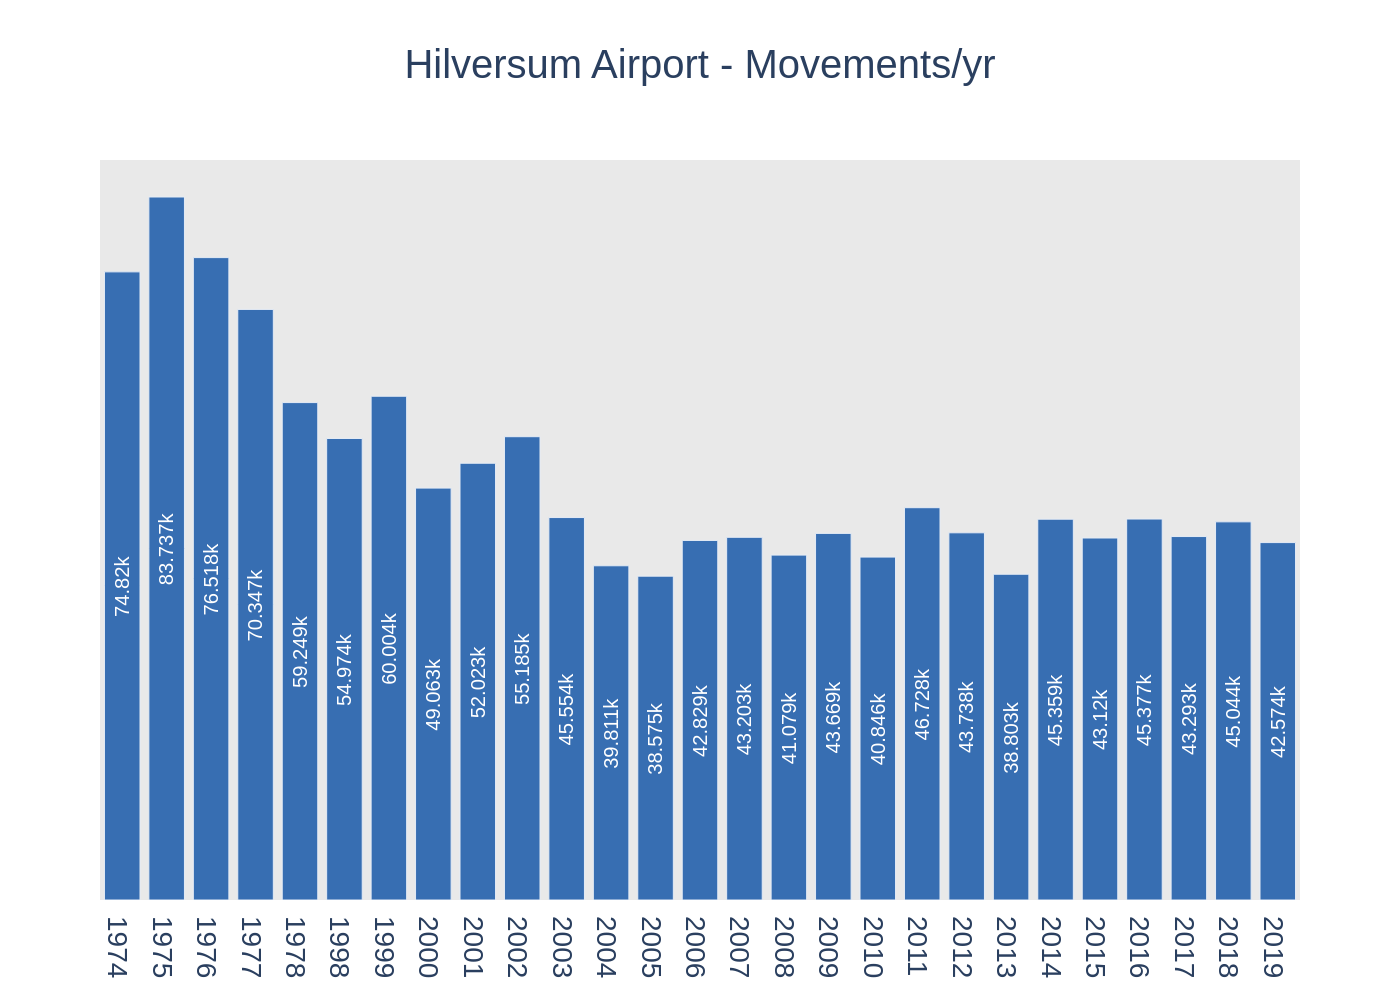

Recreate this plot in Python.
import sys
import json
import os
import plotly.graph_objects as go

# Check if the path to the JSON file is provided as a command-line argument
if len(sys.argv) != 2:
    print("Usage: python generate_chart.py <path_to_json_file>")
    sys.exit(1)

json_path = sys.argv[1]

# Check if the JSON file exists
if not os.path.exists(json_path):
    print(f"Error: JSON file not found at '{json_path}'")
    sys.exit(1)

# Read and parse the JSON file
try:
    with open(json_path, 'r', encoding='utf-8') as f:
        chart_data = json.load(f)
except json.JSONDecodeError:
    print(f"Error: Invalid JSON format in '{json_path}'")
    sys.exit(1)
except Exception as e:
    print(f"An error occurred while reading the file: {e}")
    sys.exit(1)

# Extract data for plotting
data = chart_data.get('chart_data', [])
texts = chart_data.get('texts', {})
colors = chart_data.get('colors', [])

# Prepare data for the bar chart
categories = [item['category'] for item in data]
values = [item['values'][0] for item in data]

# Create the figure
fig = go.Figure()

# Add the bar trace
fig.add_trace(go.Bar(
    x=categories,
    y=values,
    text=values,
    textposition='inside',
    texttemplate='%{y}',
    textangle=-90,
    textfont=dict(
        family="Arial",
        size=12,
        color="white"
    ),
    marker_color=colors[0] if colors else '#376EB2',
    insidetextanchor='middle'
))

# Update layout
fig.update_layout(
    title_text=texts.get('title', ''),
    title_x=0.5,
    title_y=0.95,
    title_xanchor='center',
    title_yanchor='top',
    font=dict(
        family="Arial",
        size=14
    ),
    xaxis=dict(
        title_text=texts.get('x_axis_title'),
        showgrid=False,
        zeroline=False,
        type='category' # Ensure categories are treated as discrete items
    ),
    yaxis=dict(
        title_text=texts.get('y_axis_title'),
        showgrid=False,
        zeroline=False,
        showticklabels=False,
        showline=False
    ),
    plot_bgcolor='#E9E9E9',
    paper_bgcolor='white',
    showlegend=False,
    margin=dict(t=80, b=50, l=50, r=50)
)

# Determine the output filename from the input JSON path
base_name = os.path.splitext(os.path.basename(json_path))[0]
output_filename = f"{base_name}.png"

# Save the figure as a PNG image
try:
    fig.write_image(output_filename, scale=2)
    print(f"Chart saved as '{output_filename}'")
except Exception as e:
    print(f"Error saving image: {e}")
    sys.exit(1)
